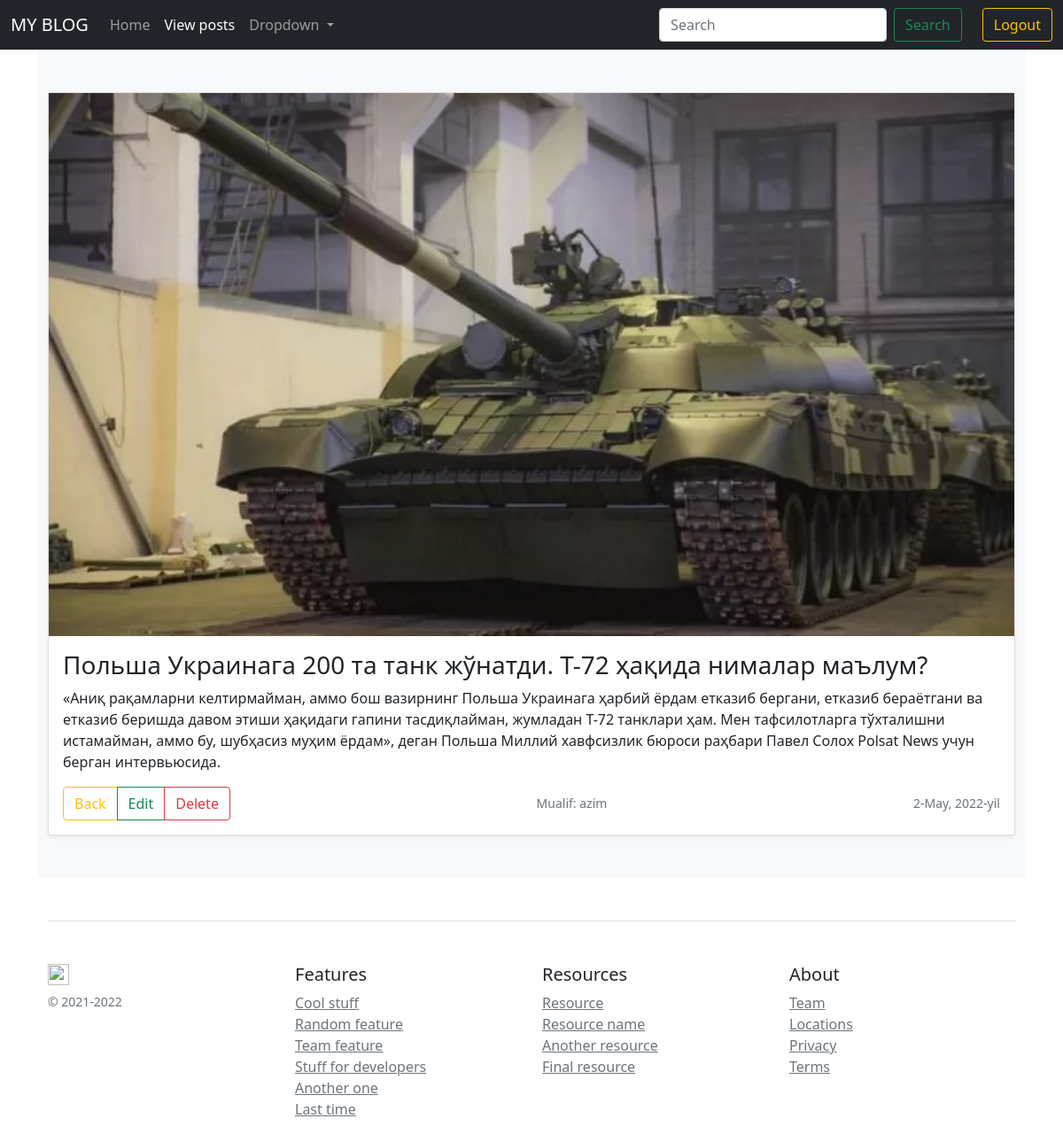
Screenshot of /view-posts/3/ (signed in) with the database file from the repository.
### Blog/models.py (models this page shows, shortened)
class Post(models.Model):
    title = models.CharField(max_length=100, verbose_name="Nomlanishi")
    discrition = models.TextField(max_length=5000, verbose_name="Ma'lumot")
    author = models.ForeignKey(User, on_delete=models.CASCADE, verbose_name="Mualif")
    is_published = models.BooleanField(default=False, verbose_name="Tekshirilgan")
    image = models.ImageField(upload_to="Post/", verbose_name="Rasm")
    date_created = models.DateField(auto_now_add=True, verbose_name="Kiritish vaqti")
    date_updated = models.DateField(auto_now=True, verbose_name="Yangilanish vaqti")
    class Meta:
        verbose_name_plural = "Post"
        verbose_name = "Post"

### Blog/views.py (the view)
# urls.py: path('view-posts/<int:pk>/', views.view_posts_detail, name="view-posts-detail"),
@login_required(login_url='login')
def view_posts_detail(request, pk):
    post = Post.objects.get(pk=pk)
    context = {
        'post': post
    }
    return render(request, 'blog/view_post_detail.html', context)

### Templates/blog/view_post_detail.html (shortened to what this page needs)
{% extends 'blog/base.html' %}
{% block body %}
    <div class="album py-5 bg-light">
        <div class="container">
            <div class="row row-cols-10 row-cols-sm-1 row-cols-md-10">
                <div class="col">
                    <div class="card shadow-sm">
                        <img src="{{ post.image.url }}">
                        <div class="card-body">
                            <h3>{{ post.title }}</h3>
                            <p class="card-text">{{ post.discrition }}</p>
                            <div class="d-flex justify-content-between align-items-center">
                                <div class="btn-group">
                                    <a href="{% url 'view-posts' %}"
                                       class="btn btn-outline-warning">Back</a>
                                    <a href="{% url 'view-posts-update' post.pk %}"
                                       class="btn btn-outline-success">Edit</a>
                                    <a href="{% url 'view-posts-delete' post.pk %}" class="btn btn-outline-danger">Delete</a>
                                </div>
                                <small class="text-muted">Mualif: {{ post.author }}</small>
                                <small class="text-muted">{{ post.date_created }}</small>
                            </div>
                        </div>
                    </div>
                </div>
            </div>
        </div>
    </div>
{% endblock %}

### rows the page displays
Post: image (picture), title "Польша Украинага 200 та танк жўнатди. Т-72 ҳақида нималар маълум?", discrition "«Аниқ рақамларни келтирмайман, аммо бош вазирнинг Польша Украинага ҳарбий ёрдам етказиб бергани, етказиб бераётгани ва етказиб беришда давом этиши ҳақидаги гапини тасдиқлайман, жумладан Т-72 танклари ҳам. Мен тафсилотларга тўхталишни истамайман, аммо бу, шубҳасиз муҳим ёрдам», деган Польша Миллий хавфсизлик бюроси раҳбари Павел Солох Polsat News учун берган интервьюсида.", author "azim", date_created "2-May, 2022-yil"
